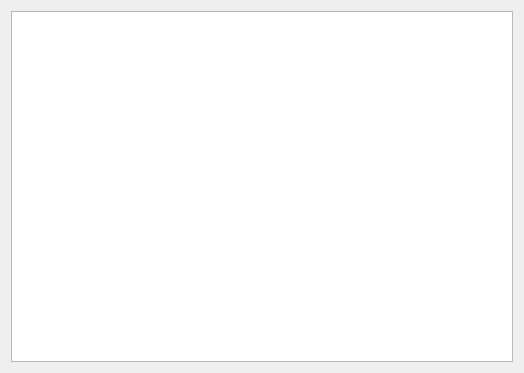
<?xml version="1.0" encoding="UTF-8"?>
<ui version="4.0">
 <class>UIDownloadQueue</class>
 <widget class="QWidget" name="UIDownloadQueue">
  <property name="geometry">
   <rect>
    <x>0</x>
    <y>0</y>
    <width>524</width>
    <height>373</height>
   </rect>
  </property>
  <property name="windowTitle">
   <string>Form</string>
  </property>
  <layout class="QGridLayout" name="gridLayout">
   <item row="0" column="0">
    <widget class="QSplitter" name="splitter">
     <property name="orientation">
      <enum>Qt::Horizontal</enum>
     </property>
     <widget class="QTreeView" name="treeView_TARGET">
      <property name="selectionMode">
       <enum>QAbstractItemView::ExtendedSelection</enum>
      </property>
     </widget>
    </widget>
   </item>
  </layout>
 </widget>
 <resources/>
 <connections/>
</ui>
